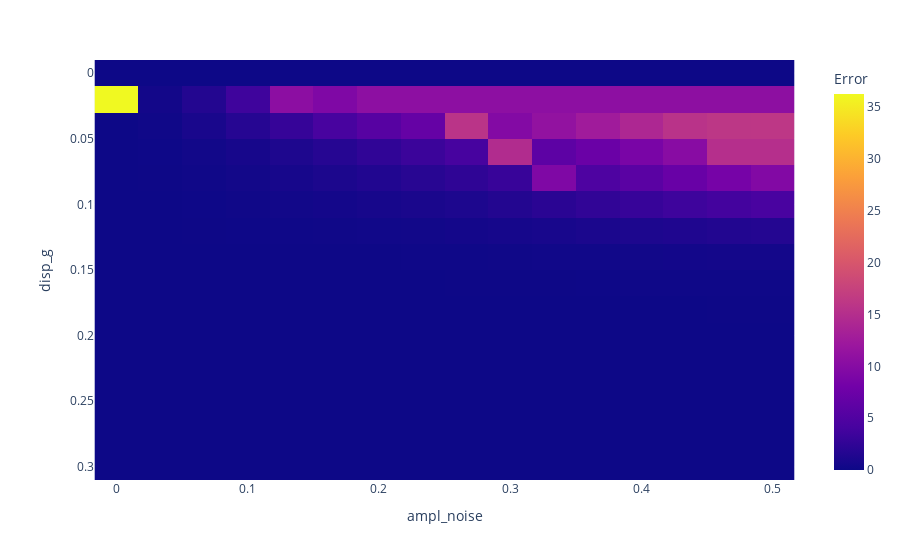

The notebook cell this image was saved under:
### Code cell
fig = px.imshow(m_errors,
                labels=dict(y="disp_g", x="ampl_noise", color="Error"),
                y=l_disp_g,
                x=l_ampl_noise)

fig.show()

### Figure 1 — Plotly figure (JSON) as saved in the notebook; plotly's stock layout.template omitted (floating-point values rounded to 4 significant figures; data arrays with more than 128 entries replaced by an {"elided": "..."} marker saying what was removed)
{"data": [{"coloraxis": "coloraxis", "hovertemplate": "ampl_noise: %{x}<br>disp_g: %{y}<br>Error: %{z}<extra></extra>", "name": "0", "type": "heatmap", "x": [0, 0.03333, 0.06667, 0.1, 0.1333, 0.1667, 0.2, 0.2333, 0.2667, 0.3, 0.3333, 0.3667, 0.4, 0.4333, 0.4667, 0.5], "xaxis": "x", "y": [0, 0.02, 0.04, 0.06, 0.08, 0.1, 0.12, 0.14, 0.16, 0.18, 0.2, 0.22, 0.24, 0.26, 0.28, 0.3], "yaxis": "y", "z": {"elided": "16x16 float values"}}], "layout": {"coloraxis": {"colorbar": {"title": {"text": "Error"}}, "colorscale": [[0, "#0d0887"], [0.1111, "#46039f"], [0.2222, "#7201a8"], [0.3333, "#9c179e"], [0.4444, "#bd3786"], [0.5556, "#d8576b"], [0.6667, "#ed7953"], [0.7778, "#fb9f3a"], [0.8889, "#fdca26"], [1, "#f0f921"]]}, "margin": {"t": 60}, "xaxis": {"anchor": "y", "constrain": "domain", "domain": [0, 1], "scaleanchor": "y", "title": {"text": "ampl_noise"}}, "yaxis": {"anchor": "x", "autorange": "reversed", "constrain": "domain", "domain": [0, 1], "title": {"text": "disp_g"}}}}
